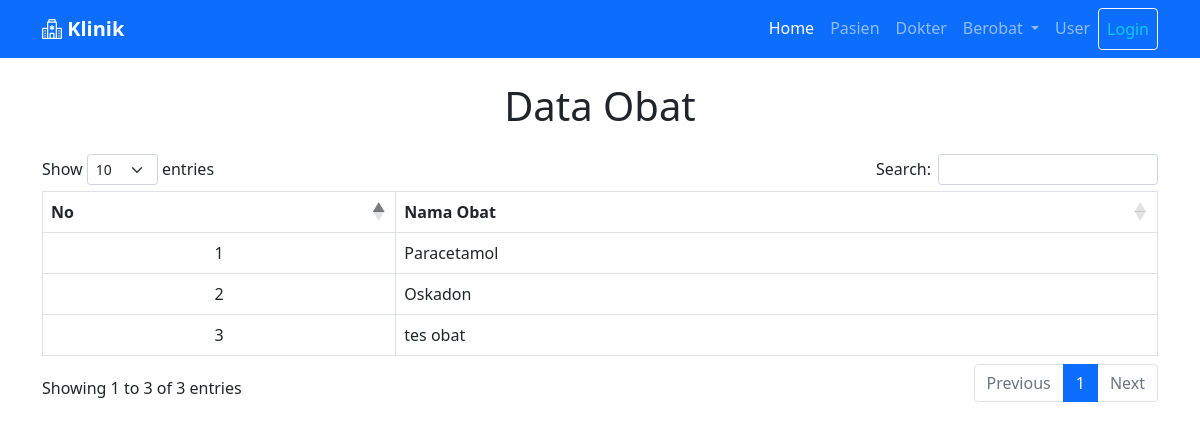
The page /obat.php on the database as committed earlier.
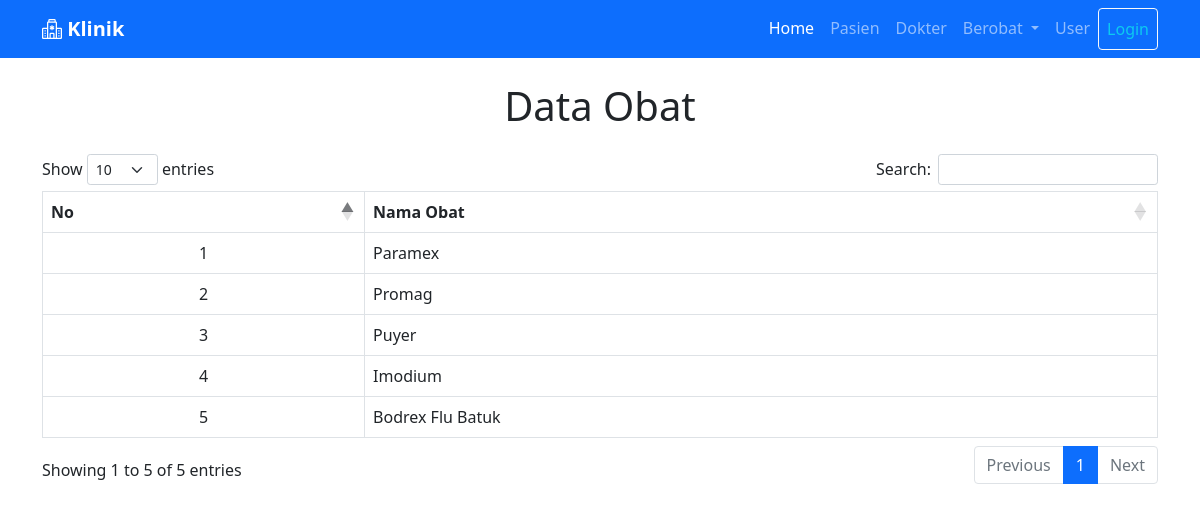
The same page on the database as committed later.
### tables this page shows
CREATE TABLE `obat` (
  `id_obat` int(5) NOT NULL,
  `nama_obat` varchar(100) NOT NULL
);

### obat.php (the view, shortened to what this page needs)
<?php include "layout/_header.php"; ?>
<div class="container">
    <h1 class="text-center my-4">Data Obat</h1>
    <div class="table-responsive">
        <table class="table table-bordered table-hover nowrap" id="example">
            <thead>
                <tr class="text-center">
                    <th>No</th>
                    <th>Nama Obat</th>
                </tr>
            </thead>
            <tbody>
                <?php
                $no = 1;
                $query = "SELECT * FROM obat";
                $sql = mysqli_query($koneksi, $query);
                while ($obat = mysqli_fetch_array($sql)) {
                ?>
                    <tr>
                        <td class="text-center align-middle"><?= $no++ ?></td>
                        <td class="align-middle"><?= $obat['nama_obat'] ?></td>
                    </tr>
                <?php } ?>
            </tbody>
        </table>
    </div>
</div>
<?php include "layout/_footer.php"; ?>

Rows that differ between the two databases and show on the page:
changed obat: nama_obat "Paracetamol" → "Paramex"
changed obat: nama_obat "Oskadon" → "Promag"
changed obat: nama_obat "tes obat" → "Puyer"
added obat: nama_obat "Imodium"
added obat: nama_obat "Bodrex Flu Batuk"
Other text that changed with them:
text written by a page script: "Show entries Search: Showing 1 to 3 of 3 entries Previous 1 Next" → "Show entries Search: Showing 1 to 5 of 5 entries Previous 1 Next"
